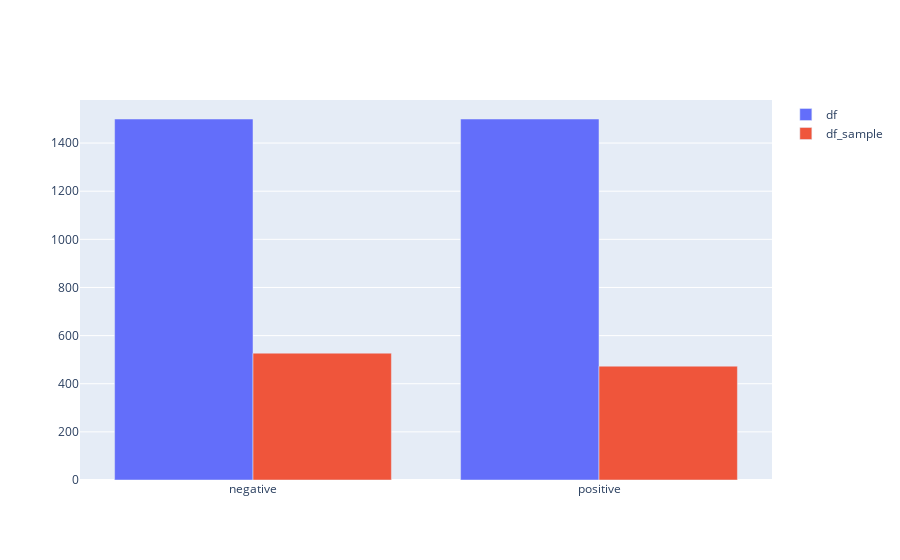

Notebook source saved alongside this figure:
### Markdown cell above
#### Exercise 6 (take home)
`df` 與其取樣`df_sample`有很多不同之處，以下我們以三個面向展現：

1. df_sample 為隨機取樣，因此 idex 並不具有順序關係
2. df_sample 的數據集大小 < df 的數據集大小
3. df_sample 的`sentiment`分佈大致與 df 一致 （另外使用 `plotly` 繪圖呈現）

### Code cell
# Answer here

print("-----top5 records of dataframe-----")
print(df.head())
print(df_sample.head())

print("\n-----size of dataframe-----")
print("df:", df.shape, ", df_sample:", df_sample.shape)


print("\n-----distribution of data-----")
df_count = df.value_counts("sentiment")
print("df:", df_count)

df_sample_count = df_sample.value_counts("sentiment")
print("\ndf_sample:", df_sample_count)


sentimental_labels = ["negative", "positive"]

fig = go.Figure(
    data=[
        go.Bar(name="df", x=sentimental_labels, y=df.value_counts("sentiment")),
        go.Bar(
            name="df_sample",
            x=sentimental_labels,
            y=df_sample.value_counts("sentiment"),
        ),
    ]
)

# Change the bar mode
fig.update_layout(barmode="group")
fig.show()

### Figure 1 — Plotly figure (JSON) as saved in the notebook; plotly's stock layout.template omitted (floating-point values rounded to 4 significant figures)
{"data": [{"name": "df", "type": "bar", "x": ["negative", "positive"], "y": [1500, 1500]}, {"name": "df_sample", "type": "bar", "x": ["negative", "positive"], "y": [527, 473]}], "layout": {"barmode": "group"}}
